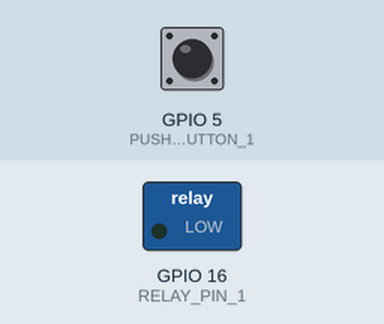
Simulated run of this sketch. Board: ESP8266 (NodeMCU). Parts: switched loads named in the sketch (green lamp = pin HIGH). The inputs (shaded band) are chosen by the test bench; at power-on: GPIO 5 (PUSH_BUTTON_1) HIGH. WiFi joins after 1.5 s; servers stay silent unless stated; not simulated (calls return 0 or success): credential.h; what the sketch prints to the serial monitor is not drawn.

Above: at 2.05 s.
At 2.4 s:
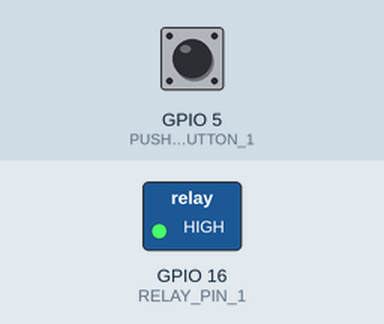
Timing chart, 0 to 3.9 s (numbered marks = the images above):
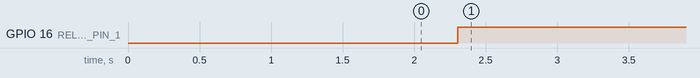

Measured:
- by itself, GPIO 16 (RELAY_PIN_1): LOW → HIGH at 2.3 s

The sketch:

Wireless_single_switch_2021.ino
```cpp
/**
 *  Reference url
 *  https://www.viralsciencecreativity.com/post/home-automation-2-modes-switch-and-application-control
 *
 *  https://www.viralsciencecreativity.com/post/blynk-home-automation-physical-button-feedback-status
 */

#define BLYNK_PRINT Serial

#include <ESP8266WiFi.h>
#include <BlynkSimpleEsp8266.h>
#include "credential.h"

char auth[] = "Jy_XFCLNaCuNfQIkhpiwXQFSDH9XowgV";
char ssid[] = WIFI_SSID;
char pass[] = WIFI_PASSWD;

BlynkTimer timer;

void checkPhysicalButton();

int relay1State = LOW;
int pushButton1State = HIGH;

#define RELAY_PIN_1 16 //D0

#define PUSH_BUTTON_1 5 //D1

#define VPIN_BUTTON_1 V0

BLYNK_CONNECTED()
{
  Serial.println("connected to Blynk");

  // Request the latest state from the server

  Blynk.syncVirtual(VPIN_BUTTON_1);
}

// When App button is pushed - switch the state
BLYNK_WRITE(VPIN_BUTTON_1)
{
  relay1State = param.asInt();
  digitalWrite(RELAY_PIN_1, relay1State);
}

void checkPhysicalButton()
{

  if (digitalRead(PUSH_BUTTON_1) == LOW)
  {
    // Serial.println("LOW state");
    if (pushButton1State == 0)
    {
      digitalWrite(RELAY_PIN_1, LOW);
      Blynk.virtualWrite(VPIN_BUTTON_1, 0);
      pushButton1State = 1;
    }
  }
  else if (digitalRead(PUSH_BUTTON_1) == HIGH)
  {
    // Serial.println("HIGH State");
    if (pushButton1State == 1)
    {
      digitalWrite(RELAY_PIN_1, HIGH);
      Blynk.virtualWrite(VPIN_BUTTON_1, 1);
      pushButton1State = 0;
    }
  }
  /*if (digitalRead(PUSH_BUTTON_1) == LOW)
  {
    // pushButton1State is used to avoid sequential toggles
    if (pushButton1State != LOW)
    {

      // Toggle Relay state
      relay1State = !relay1State;
      digitalWrite(RELAY_PIN_1, relay1State);

      // Update Button Widget
      Blynk.virtualWrite(VPIN_BUTTON_1, relay1State);
    }
    pushButton1State = LOW;
  }
  else
  {
    pushButton1State = HIGH;
  }*/
}

void setup()
{
  Serial.begin(9600);
  Blynk.begin(auth, ssid, pass, IPAddress(192, 168, 1, 5), 8080);

  pinMode(RELAY_PIN_1, OUTPUT);
  pinMode(PUSH_BUTTON_1, INPUT_PULLUP);
  digitalWrite(RELAY_PIN_1, relay1State);

  // Setup a function to be called every 100 ms
  timer.setInterval(500L, checkPhysicalButton);
}

void loop()
{
  Blynk.run();
  timer.run();
}
```
